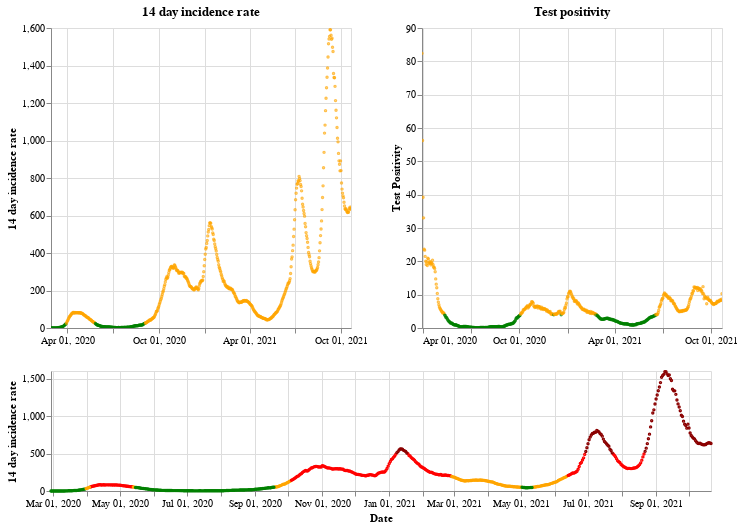

Notebook cell for this chart:
### Markdown cell above
## Scotland

### Code cell
plot_traffic_light('Scotland')

### Figure 1 — Vega-Lite specification as saved in the notebook (floating-point values rounded to 4 significant figures; data arrays with more than 128 entries replaced by an {"elided": "..."} marker saying what was removed)
{"config": {"view": {"continuousWidth": 400, "continuousHeight": 300}}, "vconcat": [{"hconcat": [{"mark": {"type": "point", "size": 2}, "encoding": {"color": {"condition": {"value": "green", "test": "(datum.twoWeeklyCasesRate <= 25)"}, "value": "orange"}, "tooltip": [{"type": "nominal", "field": "areaName"}, {"type": "temporal", "field": "date"}, {"type": "quantitative", "field": "twoWeeklyCasesRate"}, {"type": "quantitative", "field": "testPositivity"}], "x": {"type": "temporal", "axis": {"title": ""}, "field": "date", "scale": {"domain": {"selection": "DateBrush"}}, "timeUnit": "yearmonthdate"}, "y": {"type": "quantitative", "axis": {"title": "14 day incidence rate"}, "field": "twoWeeklyCasesRate"}}, "title": "14 day incidence rate", "width": 300}, {"mark": {"type": "point", "size": 2}, "encoding": {"color": {"condition": {"value": "green", "test": "(datum.testPositivity <= 4)"}, "value": "orange"}, "tooltip": [{"type": "nominal", "field": "areaName"}, {"type": "temporal", "field": "date"}, {"type": "quantitative", "field": "twoWeeklyCasesRate"}, {"type": "quantitative", "field": "testPositivity"}], "x": {"type": "temporal", "axis": {"title": ""}, "field": "date", "scale": {"domain": {"selection": "DateBrush"}}, "timeUnit": "yearmonthdate"}, "y": {"type": "quantitative", "axis": {"title": "Test Positivity"}, "field": "testPositivity"}}, "title": "Test positivity", "width": 300}]}, {"layer": [{"mark": {"type": "point", "size": 2}, "encoding": {"color": {"condition": {"value": "orange", "test": "(((datum.testPositivity < 4) && (datum.twoWeeklyCasesRate >= 50)) && (datum.twoWeeklyCasesRate < 200))"}, "value": "red"}, "opacity": {"condition": {"value": 1, "test": "((datum.twoWeeklyCasesRate >= 50) && (datum.twoWeeklyCasesRate < 500))"}, "value": 0}, "tooltip": [{"type": "nominal", "field": "areaName"}, {"type": "temporal", "field": "date"}, {"type": "quantitative", "field": "twoWeeklyCasesRate"}, {"type": "quantitative", "field": "testPositivity"}], "x": {"type": "temporal", "axis": {"title": "Date"}, "field": "date", "timeUnit": "yearmonthdate"}, "y": {"type": "quantitative", "axis": {"title": "14 day incidence rate"}, "field": "twoWeeklyCasesRate"}}, "selection": {"DateBrush": {"type": "interval", "encodings": ["x"], "fields": ["Time"]}}}, {"mark": {"type": "point", "size": 2}, "encoding": {"color": {"value": "darkred"}, "opacity": {"condition": {"value": 1, "test": "(datum.twoWeeklyCasesRate >= 500)"}, "value": 0}, "tooltip": [{"type": "nominal", "field": "areaName"}, {"type": "temporal", "field": "date"}, {"type": "quantitative", "field": "twoWeeklyCasesRate"}, {"type": "quantitative", "field": "testPositivity"}], "x": {"type": "temporal", "axis": {"title": "Date"}, "field": "date", "timeUnit": "yearmonthdate"}, "y": {"type": "quantitative", "axis": {"title": "14 day incidence rate"}, "field": "twoWeeklyCasesRate"}}}, {"mark": {"type": "point", "size": 2}, "encoding": {"color": {"condition": {"value": "green", "test": "((datum.testPositivity < 4) && (datum.twoWeeklyCasesRate < 50))"}, "value": "orange"}, "opacity": {"condition": {"value": 1, "test": "(datum.twoWeeklyCasesRate < 50)"}, "value": 0}, "tooltip": [{"type": "nominal", "field": "areaName"}, {"type": "temporal", "field": "date"}, {"type": "quantitative", "field": "twoWeeklyCasesRate"}, {"type": "quantitative", "field": "testPositivity"}], "x": {"type": "temporal", "axis": {"title": "Date"}, "field": "date", "timeUnit": "yearmonthdate"}, "y": {"type": "quantitative", "axis": {"title": "14 day incidence rate"}, "field": "twoWeeklyCasesRate"}}}], "height": 120, "width": 660}], "data": {"name": "data-4a6960093891897bde11e15de21c9023"}, "$schema": "https://vega.github.io/schema/vega-lite/v4.8.1.json", "datasets": {"data-4a6960093891897bde11e15de21c9023": {"elided": "602 records"}}}
